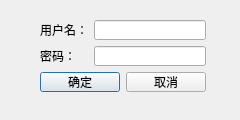
<?xml version="1.0" encoding="UTF-8"?>
<ui version="4.0">
 <class>UserLoginDialog</class>
 <widget class="QDialog" name="UserLoginDialog">
  <property name="enabled">
   <bool>true</bool>
  </property>
  <property name="geometry">
   <rect>
    <x>0</x>
    <y>0</y>
    <width>240</width>
    <height>120</height>
   </rect>
  </property>
  <property name="windowTitle">
   <string>用户登录</string>
  </property>
  <widget class="QWidget" name="">
   <property name="geometry">
    <rect>
     <x>40</x>
     <y>20</y>
     <width>166</width>
     <height>72</height>
    </rect>
   </property>
   <layout class="QGridLayout" name="gridLayout">
    <item row="0" column="0">
     <widget class="QLabel" name="label">
      <property name="text">
       <string>用户名：</string>
      </property>
     </widget>
    </item>
    <item row="0" column="1" colspan="2">
     <widget class="QLineEdit" name="nameEdit"/>
    </item>
    <item row="1" column="0">
     <widget class="QLabel" name="label_2">
      <property name="text">
       <string>密码：</string>
      </property>
     </widget>
    </item>
    <item row="1" column="1" colspan="2">
     <widget class="QLineEdit" name="passwordEdit"/>
    </item>
    <item row="2" column="0" colspan="2">
     <widget class="QPushButton" name="okButton">
      <property name="text">
       <string>确定</string>
      </property>
     </widget>
    </item>
    <item row="2" column="2">
     <widget class="QPushButton" name="cancelButton">
      <property name="text">
       <string>取消</string>
      </property>
     </widget>
    </item>
   </layout>
  </widget>
 </widget>
 <resources/>
 <connections/>
</ui>
